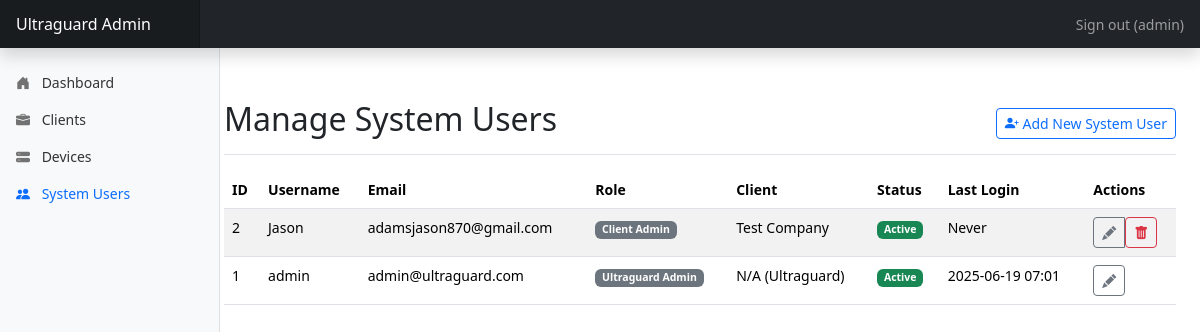
The page /admin/system-users (signed in) on the database its author committed.
### app/models.py (models this page shows, shortened)
class User(db.Model, UserMixin): # For both Ultraguard Admins and Client Users
    __tablename__ = 'users'
    id = db.Column(db.Integer, primary_key=True) # Required by UserMixin
    username = db.Column(db.String(80), unique=True, nullable=False) # Login username
    password_hash = db.Column(db.String(256), nullable=False)
    email = db.Column(db.String(120), unique=True, nullable=False) # Email for login/notifications
    role = db.Column(db.String(30), nullable=False, default='CLIENT_STAFF') # e.g., 'ULTRAGUARD_ADMIN', 'CLIENT_ADMIN', 'CLIENT_STAFF'
    is_active = db.Column(db.Boolean, default=True, nullable=False) # Required by UserMixin
    client_id = db.Column(db.Integer, db.ForeignKey('client.id'), nullable=True) # Null for Ultraguard Admins
    client = db.relationship('Client', backref=db.backref('client_users', lazy='dynamic'))
    created_at = db.Column(db.DateTime, default=lambda: datetime.now(timezone.utc))
    last_login_at = db.Column(db.DateTime, nullable=True)
    def is_ultraguard_admin(self):
        return self.role == 'ULTRAGUARD_ADMIN'

class Client(db.Model):
    __tablename__ = 'client'
    id = db.Column(db.Integer, primary_key=True)
    name = db.Column(db.String(150), unique=True, nullable=False)
    contact_person = db.Column(db.String(100), nullable=True)
    contact_email = db.Column(db.String(120), nullable=True)
    contact_phone = db.Column(db.String(30), nullable=True)
    is_active = db.Column(db.Boolean, default=True, nullable=False)
    created_at = db.Column(db.DateTime, default=lambda: datetime.now(timezone.utc))
    sites = db.relationship('Site', backref='client', lazy='dynamic', cascade="all, delete-orphan")
    devices = db.relationship('Device', backref='client', lazy='dynamic', cascade="all, delete-orphan")
    routes = db.relationship('Route', backref='client', lazy='dynamic', cascade="all, delete-orphan")
    checkpoints = db.relationship('Checkpoint', backref='client_owner', lazy='dynamic', cascade="all, delete-orphan")

### app/admin/routes.py (the view)
@bp.route('/system-users') # This was a placeholder, let's implement it
@login_required
def list_system_users():
    if not current_user.is_ultraguard_admin():
        flash('Access Denied.', 'danger')
        return redirect(url_for('admin.dashboard'))
    page = request.args.get('page', 1, type=int)
    users = User.query.order_by(User.username.asc()).paginate(page=page, per_page=current_app.config.get('ITEMS_PER_PAGE', 10))
    delete_form = DeleteForm()  # Use the DeleteForm class for CSRF protection
    return render_template('admin/system_users/list_users.html',
                         title='Manage System Users',
                         users=users,
                         delete_form=delete_form)

### app/admin/routes.py (called while the page is built)
@login_manager.user_loader
def load_user(user_id):
    return db.session.get(User, int(user_id))

### app/templates/admin/system_users/list_users.html (shortened to what this page needs)
{% extends "admin_base.html" %}
{% block content %}
<div class="d-flex justify-content-between flex-wrap flex-md-nowrap align-items-center pt-3 pb-2 mb-3 border-bottom">
    <h1 class="h2">{{ title }}</h1>
    <div class="btn-toolbar mb-2 mb-md-0">
        <a href="{{ url_for('admin.add_system_user') }}" class="btn btn-sm btn-outline-primary">
            <i class="bi bi-person-plus-fill"></i> Add New System User
        </a>
    </div>
</div>
{% if users.items %}
<div class="table-responsive">
    <table class="table table-striped table-hover">
        <thead>
            <tr>
                <th>ID</th>
                <th>Username</th>
                <th>Email</th>
                <th>Role</th>
                <th>Client</th>
                <th>Status</th>
                <th>Last Login</th>
                <th>Actions</th>
            </tr>
        </thead>
        <tbody>
            {% for user in users.items %}
            <tr>
                <td>{{ user.id }}</td>
                <td>{{ user.username }}</td>
                <td>{{ user.email }}</td>
                <td><span class="badge bg-secondary">{{ user.role.replace('_', ' ') | title }}</span></td>
                <td>{{ user.client.name if user.client else 'N/A (Ultraguard)' }}</td>
                <td>
                    {% if user.is_active %}
                        <span class="badge bg-success">Active</span>
                    {% else %}
                        <span class="badge bg-danger">Inactive</span>
                    {% endif %}
                </td>
                <td>{{ user.last_login_at.strftime('%Y-%m-%d %H:%M') if user.last_login_at else 'Never' }}</td>
                <td>
                    <div class="btn-group" role="group">
                        <a href="{{ url_for('admin.edit_system_user', user_id=user.id) }}" class="btn btn-sm btn-outline-secondary" title="Edit User">
                            <i class="bi bi-pencil-fill"></i>
                        </a>
                        {% if user.id != current_user.id %}
                        <form method="POST" action="{{ url_for('admin.delete_system_user', user_id=user.id) }}" class="d-inline" onsubmit="return confirm('Are you sure you want to delete user {{ user.username }}? This action cannot be undone.');">
                            <button type="submit" class="btn btn-sm btn-outline-danger" title="Delete User">
                                <i class="bi bi-trash-fill"></i>
                            </button>
                        </form>
                        {% endif %}
                    </div>
                </td>
            </tr>
            {% endfor %}
        </tbody>
    </table>
</div>
{% else %}
<div class="alert alert-info mt-3" role="alert">
    No system users found. <a href="{{ url_for('admin.add_system_user') }}" class="alert-link">Add one now!</a>
</div>
{% endif %}
{% endblock %}

### app/templates/admin_base.html (shortened to what this page needs)
<!DOCTYPE html>
<html lang="en">
<head>
    <link href="https://cdn.jsdelivr.net/npm/bootstrap@5.3.2/dist/css/bootstrap.min.css" rel="stylesheet">
    <link href="https://cdn.jsdelivr.net/npm/bootstrap-icons@1.11.1/font/bootstrap-icons.css" rel="stylesheet">
</head>
<body>
    <header class="navbar navbar-dark sticky-top bg-dark flex-md-nowrap p-0 shadow">
        <a class="navbar-brand col-md-3 col-lg-2 me-0 px-3 fs-6" href="{{ url_for('admin.dashboard') }}">Ultraguard Admin</a>
        <div class="navbar-nav ms-auto">
            <div class="nav-item text-nowrap">
                {% if current_user.is_authenticated %}
                    <a class="nav-link px-3" href="{{ url_for('admin.logout') }}">Sign out ({{ current_user.username }})</a>
                {% else %}
                     <a class="nav-link px-3" href="{{ url_for('admin.login') }}">Sign in</a>
                {% endif %}
            </div>
        </div>
    </header>
    <div class="container-fluid">
        <div class="row">
            <nav id="sidebarMenu" class="col-md-3 col-lg-2 d-md-block bg-light sidebar collapse">
                <div class="sidebar-sticky pt-3">
                    <ul class="nav flex-column">
                        <li class="nav-item">
                            <a class="nav-link {% if request.endpoint == 'admin.dashboard' %}active{% endif %}" href="{{ url_for('admin.dashboard') }}">
                                <i class="bi bi-house-door-fill"></i> Dashboard
                            </a>
                        </li>
                        <li class="nav-item">
                            <a class="nav-link {% if 'client' in request.endpoint %}active{% endif %}" href="{{ url_for('admin.list_clients') }}">
                                <i class="bi bi-briefcase-fill"></i> Clients
                            </a>
                        </li>
                        <li class="nav-item">
                            <a class="nav-link {% if 'device' in request.endpoint %}active{% endif %}" href="{{ url_for('admin.list_all_devices') }}">
                                <i class="bi bi-hdd-stack-fill"></i> Devices
                            </a>
                        </li>
                         <li class="nav-item">
                             <a class="nav-link {% if 'system_user' in request.endpoint %}active{% endif %}" href="{{ url_for('admin.list_system_users') }}">
                                 <i class="bi bi-people-fill"></i> System Users
                             </a>
                         </li>
                    </ul>
                </div>
            </nav>
            <main class="col-md-9 ms-sm-auto col-lg-10 px-md-4 main-content">
                {% block content %}{% endblock %}
            </main>
        </div>
    </div>
</body>
</html>

### app/templates/admin_base.html (style rules this page uses)
body { font-size: .875rem; }
.sidebar { position: fixed; top: 0; bottom: 0; left: 0; z-index: 100; padding: 48px 0 0; box-shadow: inset -1px 0 0 rgba(0, 0, 0, .1); width: 220px; }
.sidebar-sticky { position: relative; top: 0; height: calc(100vh - 48px); padding-top: .5rem; overflow-x: hidden; overflow-y: auto; }
.sidebar .nav-link { font-weight: 500; color: #333; }
.sidebar .nav-link .bi { margin-right: 8px; color: #727272; width: 16px; text-align: center; }
.sidebar .nav-link.active { color: #0d6efd; }
.sidebar .nav-link:hover .bi, .sidebar .nav-link.active .bi { color: inherit; }
.main-content { margin-left: 220px; padding: 20px; }
.navbar-brand { padding-top: .75rem; padding-bottom: .75rem; font-size: 1rem; background-color: rgba(0, 0, 0, .25); box-shadow: inset -1px 0 0 rgba(0, 0, 0, .25); }

### rows shown on the page
User: username "admin", id "1", email "admin@ultraguard.com", role.replace "Ultraguard Admin", client "N/A (Ultraguard)", is_active "Active", last_login_at "2025-06-19 07:01"
User: id "2", username "Jason", email "adamsjason870@gmail.com", role.replace "Client Admin", client "Test Company", is_active "Active", last_login_at "Never"

### other values the page prints
{{ title }} "Manage System Users"
